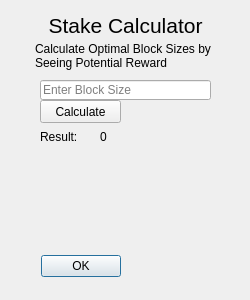
<?xml version="1.0" encoding="UTF-8"?>
<ui version="4.0">
 <class>calcDialog</class>
 <widget class="QDialog" name="calcDialog">
  <property name="geometry">
   <rect>
    <x>0</x>
    <y>0</y>
    <width>250</width>
    <height>300</height>
   </rect>
  </property>
  <property name="windowTitle">
   <string>Stake Calculator</string>
  </property>
  <widget class="QDialogButtonBox" name="buttonBox">
   <property name="geometry">
    <rect>
     <x>0</x>
     <y>250</y>
     <width>161</width>
     <height>32</height>
    </rect>
   </property>
   <property name="orientation">
    <enum>Qt::Horizontal</enum>
   </property>
   <property name="standardButtons">
    <set>QDialogButtonBox::Ok</set>
   </property>
   <property name="centerButtons">
    <bool>true</bool>
   </property>
  </widget>
  <widget class="QLineEdit" name="blockSizeEdit">
   <property name="geometry">
    <rect>
     <x>40</x>
     <y>80</y>
     <width>171</width>
     <height>20</height>
    </rect>
   </property>
   <property name="placeholderText">
    <string>Enter Block Size</string>
   </property>
  </widget>
  <widget class="QLabel" name="label">
   <property name="geometry">
    <rect>
     <x>0</x>
     <y>10</y>
     <width>251</width>
     <height>31</height>
    </rect>
   </property>
   <property name="font">
    <font>
     <pointsize>16</pointsize>
    </font>
   </property>
   <property name="text">
    <string>Stake Calculator</string>
   </property>
   <property name="scaledContents">
    <bool>false</bool>
   </property>
   <property name="alignment">
    <set>Qt::AlignCenter</set>
   </property>
  </widget>
  <widget class="QLabel" name="label_2">
   <property name="geometry">
    <rect>
     <x>35</x>
     <y>42</y>
     <width>181</width>
     <height>41</height>
    </rect>
   </property>
   <property name="lineWidth">
    <number>1</number>
   </property>
   <property name="text">
    <string>Calculate Optimal Block Sizes by Seeing Potential Reward</string>
   </property>
   <property name="alignment">
    <set>Qt::AlignLeading|Qt::AlignLeft|Qt::AlignTop</set>
   </property>
   <property name="wordWrap">
    <bool>true</bool>
   </property>
  </widget>
  <widget class="QLabel" name="day9Label">
   <property name="geometry">
    <rect>
     <x>40</x>
     <y>130</y>
     <width>41</width>
     <height>21</height>
    </rect>
   </property>
   <property name="lineWidth">
    <number>1</number>
   </property>
   <property name="text">
    <string>Result:</string>
   </property>
   <property name="alignment">
    <set>Qt::AlignLeading|Qt::AlignLeft|Qt::AlignTop</set>
   </property>
   <property name="wordWrap">
    <bool>true</bool>
   </property>
  </widget>
  <widget class="QLabel" name="Result">
   <property name="geometry">
    <rect>
     <x>100</x>
     <y>130</y>
     <width>41</width>
     <height>21</height>
    </rect>
   </property>
   <property name="lineWidth">
    <number>1</number>
   </property>
   <property name="text">
    <string>0</string>
   </property>
   <property name="alignment">
    <set>Qt::AlignLeading|Qt::AlignLeft|Qt::AlignTop</set>
   </property>
   <property name="wordWrap">
    <bool>true</bool>
   </property>
  </widget>
  <widget class="QPushButton" name="pushButton">
   <property name="geometry">
    <rect>
     <x>40</x>
     <y>100</y>
     <width>81</width>
     <height>23</height>
    </rect>
   </property>
   <property name="text">
    <string>Calculate</string>
   </property>
  </widget>
 </widget>
 <resources/>
 <connections>
  <connection>
   <sender>buttonBox</sender>
   <signal>accepted()</signal>
   <receiver>calcDialog</receiver>
   <slot>accept()</slot>
   <hints>
    <hint type="sourcelabel">
     <x>248</x>
     <y>254</y>
    </hint>
    <hint type="destinationlabel">
     <x>157</x>
     <y>274</y>
    </hint>
   </hints>
  </connection>
  <connection>
   <sender>buttonBox</sender>
   <signal>rejected()</signal>
   <receiver>calcDialog</receiver>
   <slot>reject()</slot>
   <hints>
    <hint type="sourcelabel">
     <x>316</x>
     <y>260</y>
    </hint>
    <hint type="destinationlabel">
     <x>286</x>
     <y>274</y>
    </hint>
   </hints>
  </connection>
 </connections>
</ui>
